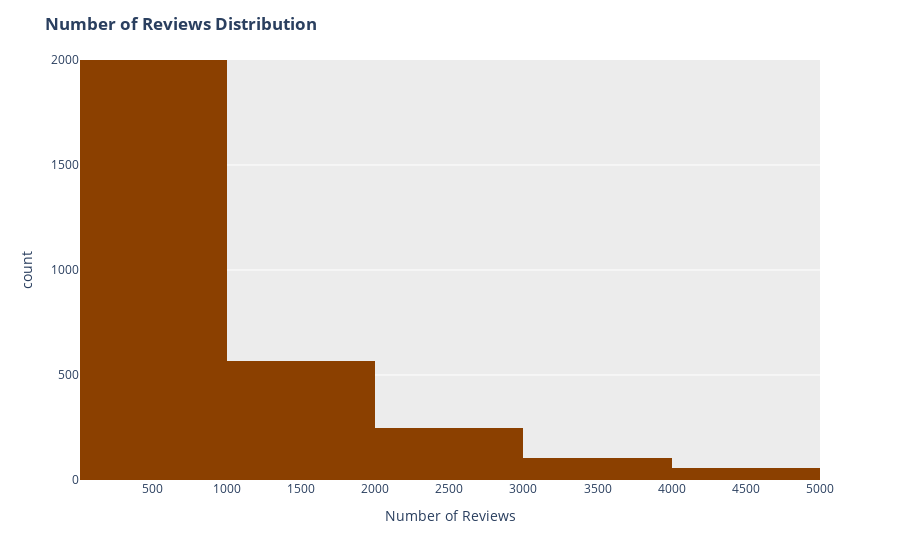

Notebook code for this chart:
### Code cell
fig = px.histogram(frame, "no_of_ratings",
                  color_discrete_sequence = ["#8B4000"] * len(frame))
fig.update_xaxes(range=[10, 5000])
fig.update_yaxes(range=[0, 2000])
fig.update_layout(
                 plot_bgcolor = "#ECECEC",
                  xaxis_title = "Number of Reviews",
                  title = "<b>Number of Reviews Distribution</b>"
                 )
fig.show()

### Figure 1 — Plotly figure (JSON) as saved in the notebook; plotly's stock layout.template omitted (floating-point values rounded to 4 significant figures; data arrays with more than 128 entries replaced by an {"elided": "..."} marker saying what was removed)
{"data": [{"alignmentgroup": "True", "bingroup": "x", "hovertemplate": "no_of_ratings=%{x}<br>count=%{y}<extra></extra>", "legendgroup": "", "marker": {"color": "#8B4000", "pattern": {"shape": ""}}, "name": "", "offsetgroup": "", "orientation": "v", "showlegend": false, "type": "histogram", "x": {"elided": "15737 int values"}, "xaxis": "x", "yaxis": "y"}], "layout": {"barmode": "relative", "legend": {"tracegroupgap": 0}, "margin": {"t": 60}, "plot_bgcolor": "#ECECEC", "title": {"text": "<b>Number of Reviews Distribution</b>"}, "xaxis": {"anchor": "y", "domain": [0, 1], "range": [10, 5000], "title": {"text": "Number of Reviews"}}, "yaxis": {"anchor": "x", "domain": [0, 1], "range": [0, 2000], "title": {"text": "count"}}}}
